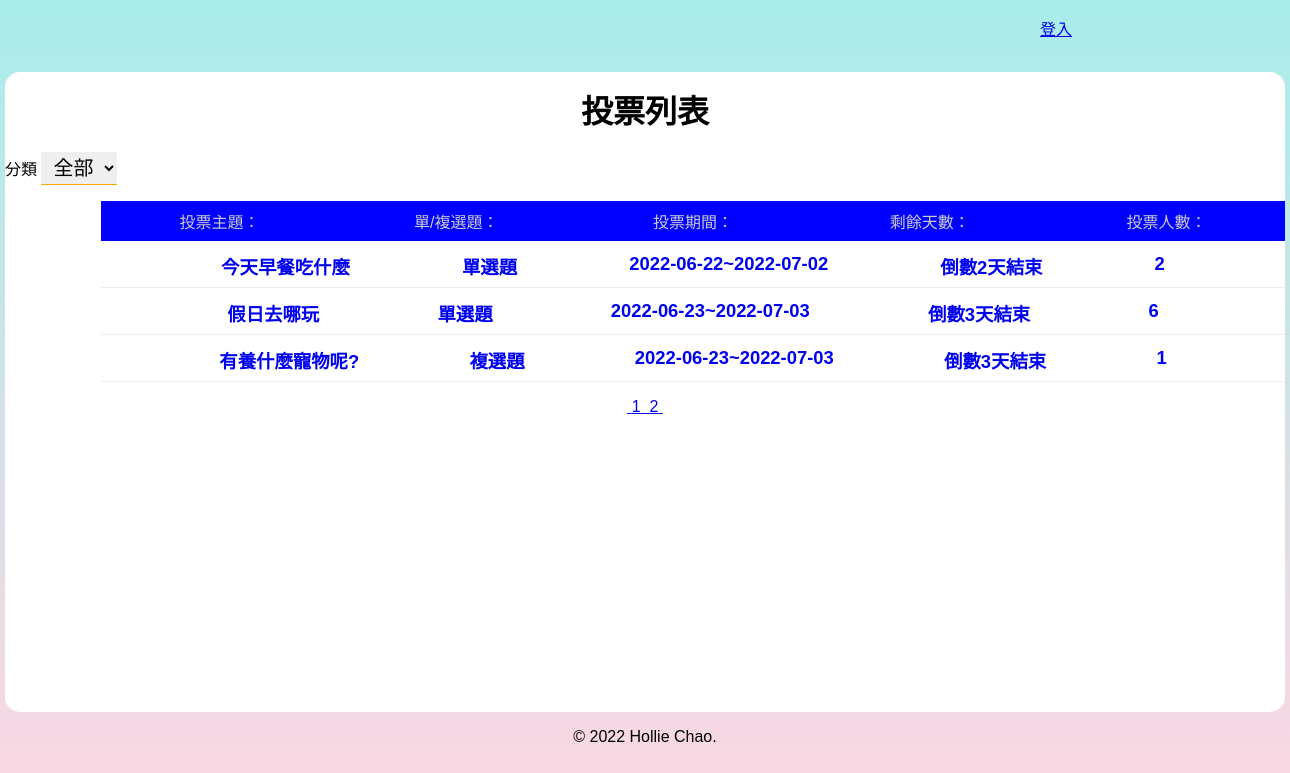
/?p=1, run on the app's committed database.
### tables this page shows
CREATE TABLE `subjects` (
  `id` int(11) UNSIGNED NOT NULL COMMENT '序號',
  `subject` varchar(128) NOT NULL COMMENT '主題描述',
  `type_id` int(11) NOT NULL COMMENT '主題類別',
  `multiple` tinyint(1) NOT NULL DEFAULT 0 COMMENT '單/複選',
  `mulit_limit` tinyint(4) NOT NULL DEFAULT 1 COMMENT '單/複選項目數',
  `start` date NOT NULL COMMENT '開始時間',
  `end` date NOT NULL COMMENT '結束時間',
  `total` int(11) UNSIGNED NOT NULL DEFAULT 0 COMMENT '投票人數統計'
);

### api/base.php (called while the page is built, shortened)
<?php
function pdo(){
    $dsn="mysql:host=localhost;charset=utf8;dbname=vote";
    return new PDO($dsn,'root','');
}
function all($table,...$arg){
    $pdo=pdo();
    $sql="SELECT * FROM $table ";
    switch(count($arg)){
        case 2:
            if(!empty($arg[0])){
                foreach($arg[0] as $key => $value){
                    $tmp[]="`$key`='$value'";
                }
                        $sql.=" WHERE ". implode(" AND " ,$tmp) . $arg[1];
            }else{
                $sql.=$arg[1];
            }
        break;
        }
        return $pdo->query($sql)->fetchAll(PDO::FETCH_ASSOC);
    }
function math($table,$math,$col,...$arg){
    $pdo=pdo();
    $sql="SELECT $math(`$col`) FROM $table ";
        return $pdo->query($sql)->fetchColumn();
    }
?>

### front/vote_list.php (the view, shortened to what this page needs)
<?php
$p="";
if(isset($_GET['p'])){
  $p="&p={$_GET['p']}";
}
$querystr="";
$queryfilter="";
?>
<h1>投票列表</h1>
<div>
  <label for="types">分類</label>
    <select name="types" id="types" onchange="location.href=`?filter=${this.value}<?=$p;?><?=$querystr;?>`">
      <option value="0">全部</option>
    </select>
  </div>
    <div>
  <ul class="list">
    <li class="list-header">
      <div>投票主題：</div>
      <?php
      if (isset($_GET['type']) && $_GET['type'] == 'asc') {
      ?>
      <div><a href="?order=multiple&type=desc<?=$p;?><?=$queryfilter?>">單/複選題：</a></div>
      <?php
      } else {
      ?>
      <div><a href="?order=multiple&type=asc<?=$p;?><?=$queryfilter?>">單/複選題：</a></div>
      <?php
      }
      ?>
      <?php
      if (isset($_GET['type']) && $_GET['type'] == 'asc') {
      ?>
      <div><a href="?order=end&type=desc<?=$p;?><?=$queryfilter?>">投票期間：</a></div>
      <?php
      } else {
      ?>
      <div><a href="?order=end&type=asc<?=$p;?><?=$queryfilter?>">投票期間：</a></div>
      <?php
      }
      ?>
      <?php
      if (isset($_GET['type']) && $_GET['type'] == 'asc') {
      ?>
      <div><a href="?order=remain&type=desc<?=$p;?><?=$queryfilter?>">剩餘天數：</a></div>
      <?php
      }else{
      ?>
      <div><a href="?order=remain&type=asc<?=$p;?><?=$queryfilter?>">剩餘天數：</a></div>
      <?php
      }
      ?>
      <?php
      if (isset($_GET['type']) && $_GET['type'] == 'asc') {
      ?>
        <div><a href='?order=total&type=desc<?=$p;?><?=$queryfilter?>'>投票人數：</a></div>
      <?php
      } else {
      ?>
        <div><a href='?order=total&type=asc<?=$p;?><?=$queryfilter?>'>投票人數：</a></div>
      <?php
      }
      ?>
    </li>
    <?php
    $orderStr = '';
    $filter=[];
    $total= math('subjects','count','id',$filter);
    $div=3;
    $pages=ceil($total/$div);
    $now=isset($_GET['p'])?$_GET['p']:1;
    $start=($now-1)*$div;
    $page_rows=" limit $start,$div";
    $subjects = all('subjects',$filter, $orderStr . $page_rows);
    foreach ($subjects as $subject) {
      echo "<a href='?do=vote_result&id={$subject['id']}'>";
      echo "<li class='list-items'>";
      echo "<div>{$subject['subject']}</div>";
      if ($subject['multiple'] == 0) {
        echo "<div class='text-center'>單選題</div>";
      } else {
        echo "<div class='text-center'>複選題</div>";
      }
      echo "<div class='text-center'>";
      echo $subject['start'] . "~" . $subject['end'];
      echo "</div>";
      echo "<div class='text-center'>";
      $today = strtotime("now");
      $end = strtotime($subject['end']);
      if (($end - $today) > 0) {
        $remain = floor(($end - $today) / (60 * 60 * 24));
        echo "倒數" . $remain . "天結束";
      } else {
        echo "<span style='color:grey;'>投票已截止</span>";
      }
      echo "</div>";
      echo "<div class='text-center'>{$subject['total']}</div>";
      echo "</li>";
      echo "</a>";
    }
    ?>
  </ul>
    <div class="text-center">
      <?php
      if($pages > 1) {
        for($i=1;$i<=$pages;$i++){
          echo "<a href='?p={$i}{$querystr}{$queryfilter}'>&nbsp;";
          echo $i ;
          echo "&nbsp;</a>";
        }
      }
      ?>
    </div>
</div>

### css/index.css (style rules this page uses)
* { margin: 0; padding: 0; box-sizing: border-box; font-family: Arial, Helvetica, sans-serif; }
body { height: 100vh; background-image: linear-gradient(to top, #fed6e3 0%, #a8edea 100%); }
h1 { text-align: center; line-height: 5rem; }
.text-center { text-align: center; }
.list-header { display: flex; justify-content: space-evenly; text-align: center; }
.list-header div { width: calc(100% / 5); padding: 0.5rem 1rem; background: blue; color: #ccc; }
.list-items { display: flex; justify-content: space-evenly; padding: 0.5rem; margin: 0.25rem 0; border-bottom: 1px solid #eee; font-weight: bold; font-size: 1.15rem; }
.list { margin: 1rem 0 1rem 6rem; }
.list a { text-decoration: none; }
.list-header div a { color: #ccc; }
#types { padding: 0.25rem 0.5rem; font-size: 1.25rem; border: 0; border-bottom: 1px solid orange ; }

### data on the page
subjects: subject "今天早餐吃什麼", multiple "單選題", start "2022-06-22", end "2022-07-02", total "2"
subjects: subject "假日去哪玩", multiple "單選題", start "2022-06-23", end "2022-07-03", total "6"
subjects: subject "有養什麼寵物呢?", multiple "複選題", start "2022-06-23", end "2022-07-03", total "1"
